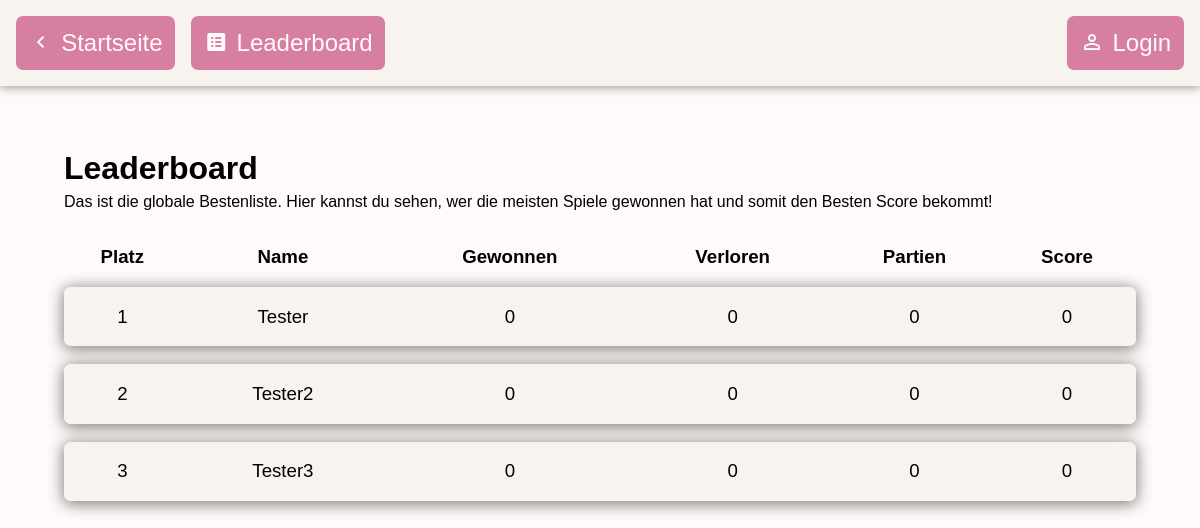
The page /leaderboard on the database as committed earlier.
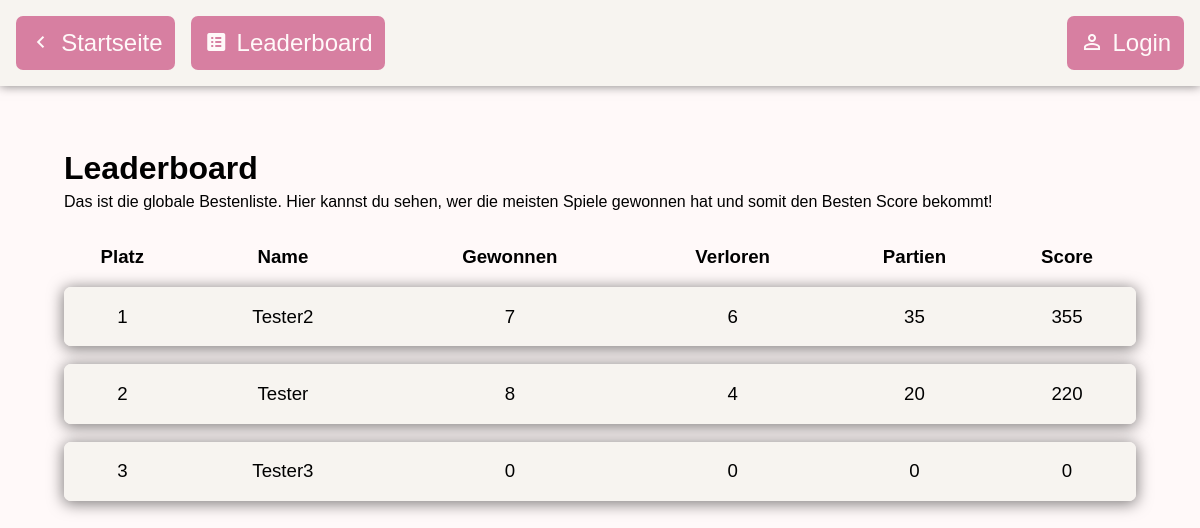
The same page on the database as committed later.
### tables this page shows
CREATE TABLE users(id INTEGER PRIMARY KEY AUTOINCREMENT, name VARCHAR NOT NULL, password VARCHAR NOT NULL, games_won INTEGER DEFAULT 0, games_lost INTEGER DEFAULT 0, games_played INTEGER DEFAULT 0);

### app.py (the view)
@app.route("/leaderboard")
def leaderboard():
    con = sqlite3.connect("database.db")
    cur = con.cursor()
    response = cur.execute("SELECT name, games_won, games_lost, games_played, (games_played * 10 + games_won * 5 - games_lost * 5) AS score FROM users ORDER BY score DESC")
    data = response.fetchall()
    con.close()
    print(data)
    return render_template("leaderboard.html", users=data)

### templates/leaderboard.html (shortened to what this page needs)
<!DOCTYPE html>
<html lang="en">
<head>
    <link rel="stylesheet" href="css/main.css">
    <link rel="stylesheet" href="https://cdn.jsdelivr.net/npm/@mdi/font@7.4.47/css/materialdesignicons.min.css">
    <link rel="stylesheet" href="css/leaderboard.css">
</head>
<body>
    <div class="header">
        <div class="left-section">
            <a href="/" class="icon-text-button">
                <span class="mdi mdi-chevron-left"></span>
                <p>Startseite</p>
            </a>
            <a href="leaderboard" class="icon-text-button">
                <span class="mdi mdi-list-box"></span>
                <p>Leaderboard</p>
            </a>
        </div>
        <div class="right-section">
            {% if session["logged_in"] %}
                <div class="username-display">
                    <span class="mdi mdi-account"></span>
                    <p class="username-display">{{session["username"]}}</p>
                </div>
                <a href="login/end_session" class="icon-text-button">
                    <span class="mdi mdi-logout"></span>
                    <p>Logout</p>
                </a>
            {% else %}
                <a href="login" class="icon-text-button">
                    <span class="mdi mdi-account-outline"></span>
                    <p>Login</p>
                </a>
            {% endif %}
        </div>
    </div>
    <div class="content">
        <h1>Leaderboard</h1>
        <p>Das ist die globale Bestenliste. Hier kannst du sehen, wer die meisten Spiele gewonnen hat und somit den Besten Score bekommt!</p>
        <table>
            <tr>
                <th>Platz</th>
                <th>Name</th>
                <th>Gewonnen</th>
                <th>Verloren</th>
                <th>Partien</th>
                <th>Score</th>
            </tr>
            {% for user in users %}
                {% if user[0] == session["username"] %}
                    <tr class="highlight entry">
                {% else %}
                    <tr class="entry">
                {% endif %}
                        <td class="first-td">{{loop.index}}</td>
                        <td>{{user[0]}}</td>
                        <td>{{user[1]}}</td>
                        <td>{{user[2]}}</td>
                        <td>{{user[3]}}</td>
                        <td class="last-td">{{user[4]}}</td>
                    </tr>
            {% endfor %}
        </table>
    </div>
</body>
</html>

### static/css/main.css (style rules this page uses)
:root { --main_color: #D77FA1; --main_color_hover: #C76F91; --main_color_disabled: #B75F81; --main_color_hightlight: #ffe0ed; --background_color: #FFF9F9; --background_color_secondary: #F7F4F0; --o_color: #BFB1DF; --x_color: #FAC6A0; --error_message: red; }
body { background-color: var(--background_color); font-family: Arial, Helvetica, sans-serif; margin: 0; }
h1 { margin-bottom: 0.2em; }
p { margin-top: 0; }
.header { display: flex; justify-content: space-between; background: var(--background_color_secondary); padding: 1em; box-shadow: rgba(0, 0, 0, 0.5) 0 0 10px; }
.header > div { display: flex; gap: 1em; align-items: center; }
.content { margin: 4em; }
.icon-text-button { border: none; border-radius: 7px; padding: 0.8em; text-decoration: none; color: var(--background_color); display: flex; justify-content: center; align-items: center; transition: box-shadow 0.3s; background: var(--main_color); cursor: pointer; transition-timing-function: ease-in-out; transition-duration: 50ms; }
.icon-text-button span, .icon-text-button p { font-size: 18pt; margin: 0; }
.icon-text-button span { margin-right: 0.35em; }
.entry { background: var(--background_color_secondary); padding: 20px; border-radius: 7px; box-shadow: 0px 2px 15px 1px rgba(0, 0, 0, 0.5); margin-bottom: 30px; }

### static/css/leaderboard.css (style rules this page uses)
table { border-spacing: 0 1em; font-size: 14pt; width: 100%; }
td { padding: 1em 0.5em; text-align: center; background: var(--background_color_secondary); }
.first-td { border-radius: 7px 0 0 7px; }
.last-td { border-radius: 0 7px 7px 0; }
.entry { background: none; }

Rows that differ between the two databases and show on the page:
changed users "Tester2": games_won "0" → "7"; games_lost "0" → "6"; games_played "0" → "35"; user "0" → "355"; moves up the list
changed users "Tester": games_won "0" → "8"; games_lost "0" → "4"; games_played "0" → "20"; user "0" → "220"
